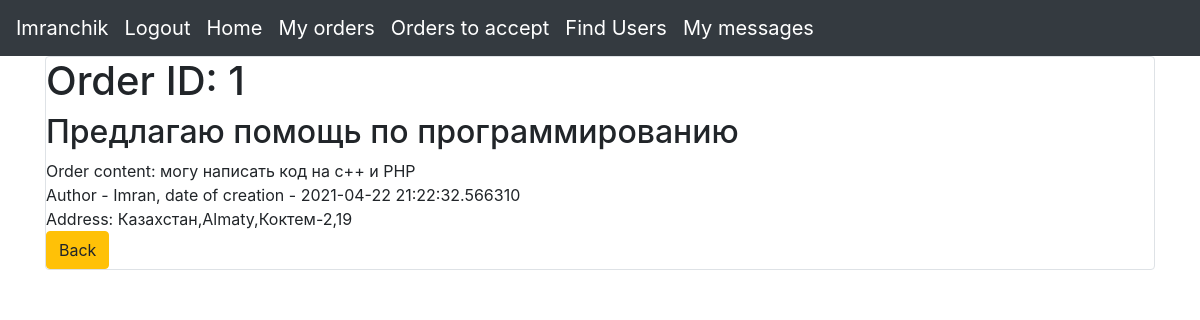
The page /look_details/1 (signed in) on the database its author committed.
### data/users.py (models this page shows, shortened)
class User(SqlAlchemyBase, UserMixin):
    __tablename__ = 'users'
    id = sqlalchemy.Column(sqlalchemy.Integer, primary_key=True, autoincrement=True)
    name = sqlalchemy.Column(sqlalchemy.String, nullable=True)
    about = sqlalchemy.Column(sqlalchemy.String, nullable=True)
    email = sqlalchemy.Column(sqlalchemy.String, index=True, unique=True, nullable=True)
    hashed_password = sqlalchemy.Column(sqlalchemy.String, nullable=True)
    created_date = sqlalchemy.Column(sqlalchemy.DateTime, default=datetime.datetime.now)
    offers = orm.relation("Offer", back_populates='user')
    country = sqlalchemy.Column(sqlalchemy.String, nullable=True)
    city = sqlalchemy.Column(sqlalchemy.String, nullable=True)
    district = sqlalchemy.Column(sqlalchemy.String, nullable=True)
    building = sqlalchemy.Column(sqlalchemy.String, nullable=True)

### data/offers.py (models this page shows)
class Offer(SqlAlchemyBase):
    __tablename__ = 'offers'
    id = sqlalchemy.Column(sqlalchemy.Integer, primary_key=True, autoincrement=True)
    title = sqlalchemy.Column(sqlalchemy.String, nullable=True)
    content = sqlalchemy.Column(sqlalchemy.String, nullable=True)
    created_date = sqlalchemy.Column(sqlalchemy.DateTime, default=datetime.datetime.now)
    is_taken = sqlalchemy.Column(sqlalchemy.Boolean, default=False)
    user_id = sqlalchemy.Column(sqlalchemy.Integer, sqlalchemy.ForeignKey("users.id"))
    user = orm.relation('User')
    categories = orm.relation("Category", secondary="association", backref="offers")

### main.py (the view)
@app.route("/look_details/<int:offer_id>")
@login_required
def look_details(offer_id):
    db_sess = db_session.create_session()
    offer = db_sess.query(Offer).filter((Offer.id == offer_id), (Offer.is_taken == True)).first()
    title = offer.title
    id = offer.id
    user = offer.user
    date = offer.created_date
    content = offer.content
    db_sess.commit()
    return render_template("look_details.html", title=title, date=date, content=content, user=user, id=id)

### data/db_session.py (called while the page is built)
def create_session() -> Session:
    global __factory
    return __factory()

### main.py (called while the page is built)
@login_manager.user_loader
def load_user(user_id):
    db_sess = db_session.create_session()
    return db_sess.query(User).get(user_id)

### templates/look_details.html
{% extends "base.html" %}
{% block content %}
      <div class="col-md6 border rounded">
        <h1>Order ID: {{id}}</h1>
          <h2>{{title}}</h2>
          <div>
              Order content: {{content}}
          </div>
          <div>
              Author - {{ user.name }}, date of creation - {{ date }}
          </div>
          <div> Address: {{user.country}},{{user.city}},{{user.district}},{{user.building}}</div>
            <div>
                <a href="/my_orders" class="btn btn-warning">Back</a>
            </div>
      </div>
{% endblock %}

### templates/base.html (shortened to what this page needs)
<!doctype html>
<html lang="en">
<head>
    <link rel="stylesheet"
          href="https://stackpath.bootstrapcdn.com/bootstrap/4.4.1/css/bootstrap.min.css"
>
</head>
<body>
<header>
     <nav class="navbar navbar-expand-lg navbar-dark bg-dark">
      <div class="collapse navbar-collapse" id="navbar">
        <div class="navbar-nav">
          <a class="navbar-brand" href="#">{{current_user.name}}</a>
        {% if current_user.is_authenticated %}
            <a class="navbar-brand" href="/logout">Logout</a>
            <a class="navbar-brand" href="/">Home</a>
            <a class="navbar-brand" href="/my_orders">My orders</a>
            <a class="navbar-brand" href="/orders_to_take">Orders to accept</a>
            <a class="navbar-brand" href="/search_user">Find Users</a>
            <a class="navbar-brand" href="/my_messages">My messages</a>
        {% else %}
            <p>
                <a class="btn btn-primary " href="/register">Sign up</a>
                <a class="btn btn-success" href="/login">Log in</a>
                <a class="btn btn-success" href="/">Main</a>
            </p>
        {% endif %}
        </div>
      </div>
    </nav>
</header>
<main role="main" class="container">
    {% block content %}{% endblock %}
</main>
</body>
</html>

### rows shown on the page
User: name "Imranchik"
Offer: title "Предлагаю помощь по программированию", content "могу написать код на с++ и PHP", created_date "2021-04-22 21:22:32.566310"
User: name "Imran", country "Казахстан", city "Almaty", district "Коктем-2", building "19"

### other values the page prints
{{ id }} "1"
